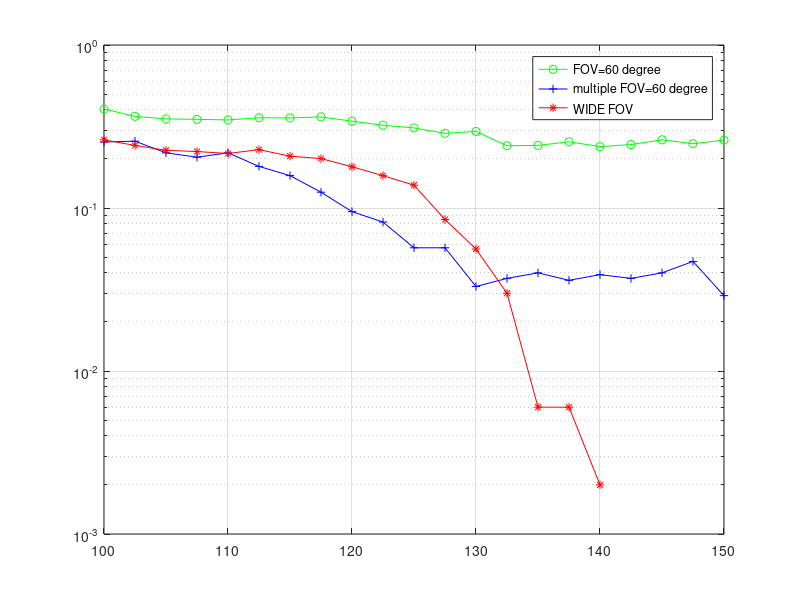

The MATLAB source for this figure: (Note: this script raises an error after producing the figure.)
tic

clc;
close all;

N=1000;
x=randi([0 1],1,N);
mod_data=pskmod(x,2);

width=50;
incre=2.5;
lower_limit=100;

no_receiver=20;

BER=zeros(3,width/incre);

gamma=3;
d=2.5;

fov1=pi*(60/180);
fov=fov1*ones(no_receiver,1);
diff=[0 ; (rand([no_receiver-1 1])-0.5)*20*(pi/180)];
% diff=[0; 5; 10; -5; -10]*(pi/180);

theta_mean=pi*(60/180);
theta_var=0.01;

check1=0;

%%%%%%%%%%%%%%%%%%%%%%%%%%%%%%%%%%%%%%%%%%%%%%%%%%%%%%%%%%%%%%%%%%%%%%%%%%%%%%%%%%%%%%%%%%%%%%%%%%%%%%%%%%%%%%%%%%%%%%
%%%%%%%%%%%%%%%%%%%%%%%%%%%%%%%%%%%%%%%%%%%%%%%%%%%%%%%%%%%%%%%%%%%%%%%%%%%%%%%%%%%%%%%%%%%%%%%%%%%%%%%%%%%%%%%%%%%%%%
%%%%%%%%%%%%%%%%%%%%%%%%%%%%%%%%%%%%%%%%%%%%%%%%%%%%%%%%%%%%%%%%%%%%%%%%%%%%%%%%%%%%%%%%%%%%%%%%%%%%%%%%%%%%%%%%%%%%%%


for SNR=lower_limit:incre:lower_limit+width
    new_data=zeros(3,N);
   
    check1=check1+1

err1=0;
err2=0;
err3=0;

en=1/(10^(SNR/10));
 

%%%%%%%%%%%%%%%%%%%%%%%%%%%%%%%%%%%%%%%%%%%%%%%%%%%%%%%%%%%%%%%%%%%%%%%%%%%%%%%%%%%%%%%%%%%%%%%%%%%%%%%%%%%%%%%%%
%%%%%%%%%%%%%%%%%%%%%%%%%%%%%%%%%%%%%%%%%%%%%%%%%%%%%%%%%%%%%%%%%%%%%%%%%%%%%%%%%%%%%%%%%%%%%%%%%%%%%%%%%%%%%%%%%


for tt=1:1:N
    
    
    kk=zeros(no_receiver,1);
    ww=ones(no_receiver,1);
    hh=zeros(no_receiver,1);   
    
theta=abs(normrnd(theta_mean,sqrt(theta_var)));

 for re=1:1:no_receiver
    if abs(theta-diff(re,1)) < fov(re,1)
        hh(re)=((gamma+1)/2)*(9.55e-5)*(cos(theta-diff(re,1)))*((9+(d^2))^(-1*((gamma+1)/2)));
    else
        hh(re)=0;
    end
end

  h3=((gamma+1)/2)*(9.55e-5)*(cos(theta))*((9+(d^2))^(-1*((gamma+1)/2)));
 
 noi=normrnd(0,sqrt(en));
 recent=mod_data(tt);
 new_data(1,tt)= noi + hh(1)*(recent);
 new_data(3,tt)= noi + h3*(recent);

if (new_data(1,tt)>0) && (recent<0)
    err1=err1+1;
elseif (new_data(1,tt)<0) && (recent>0)
       err1=err1+1;
   else 
       err1=err1+0;
end

   if (new_data(3,tt)>0) && (recent<0)
    err3=err3+1;
elseif (new_data(3,tt)<0) && (recent>0)
       err3=err3+1;
   else 
       err3=err3+0;
   end


sq_sum=sum(hh.^2);


for re=1:1:no_receiver
    noi=normrnd(0,sqrt(en));
    kk(re,1)= noi + hh(re,1)*(recent);
end


if (sq_sum==0)
    for re=1:1:no_receiver
        ww(re,1)=1/sqrt(no_receiver); 
    end   
else
    for re=1:1:no_receiver
        ww(re,1)=hh(re,1)/sqrt(sq_sum); 
    end
end


for re=1:1:no_receiver
    new_data(2,tt)=new_data(2,tt) + kk(re,1)*ww(re,1);
end


if (new_data(2,tt)>0) && (recent<0)
    err2=err2+1;
elseif (new_data(2,tt)<0) && (recent>0)
       err2=err2+1;
   else 
       err2=err2+0;
end

end

BER(1,check1)=(err1/N);
BER(2,check1)=(err2/N);
BER(3,check1)=(err3/N);

end
figure
SNR=lower_limit:incre:lower_limit+width;
ylabel('BER');
xlabel('SNR [dB]');
semilogy(SNR(:),BER(1,:),'-og');
hold on
semilogy(SNR(:),BER(2,:),'-+b');
hold on;
semilogy(SNR(:),BER(3,:),'-*r');
legend('FOV=60 degree','multiple FOV=60 degree','WIDE FOV');
grid on

errors=[err1 err2 err3]
sq_sum
hh
ww
last_theta=theta*(180/pi)

satu_prob=func_norm_prob(theta_mean,theta_var,fov1,inf)

toc
%%%%%%%%%%%%%%%%%%%%%%%%%%%%%%%%%%%%%%%%%%%%%%%%%%%%%%%%%%%%%%%%%%%%%%%%%%%%%%%%%%%%%%%%%%%%%%%%%%%%%%%%%%%%%%%%%
%%%%%%%%%%%%%%%%%%%%%%%%%%%%%%%%%%%%%%%%%%%%%%%%%%%%%%%%%%%%%%%%%%%%%%%%%%%%%%%%%%%%%%%%%%%%%%%%%%%%%%%%%%%%%%%%%
%%%%%%%%%%%%%%%%%%%%%%%%%%%%%%%%%%%%%%%%%%%%%%%%%%%%%%%%%%%%%%%%%%%%%%%%%%%%%%%%%%%%%%%%%%%%%%%%%%%%%%%%%%%%%%%%%
%%%%%%%%%%%%%%%%%%%%%%%%%%%%%%%%%%%%%%%%%%%%%%%%%%%%%%%%%%%%%%%%%%%%%%%%%%%%%%%%%%%%%%%%%%%%%%%%%%%%%%%%%%%%%%%%%
